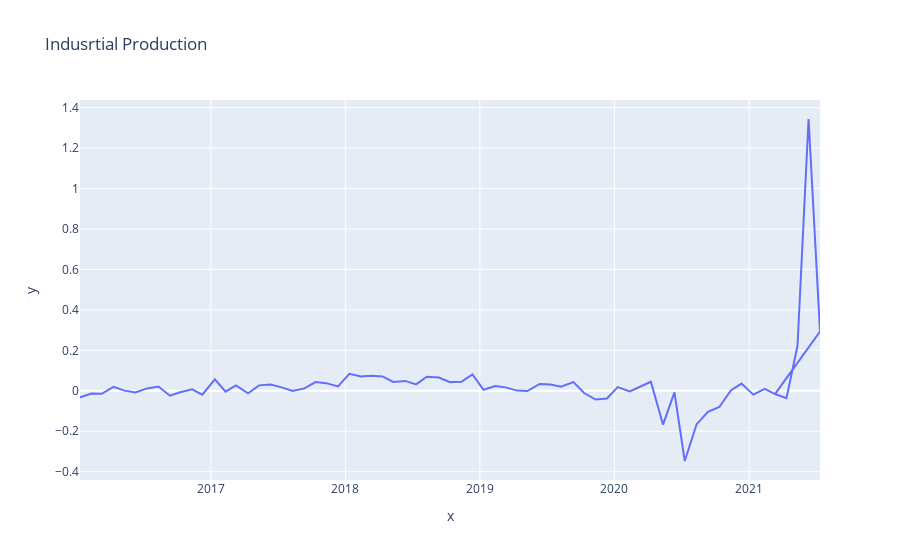

Notebook source saved alongside this figure:
### Code cell
px.line(x = industrial_production['Release Date'],y = industrial_production.Actual,title='Indusrtial Production')
